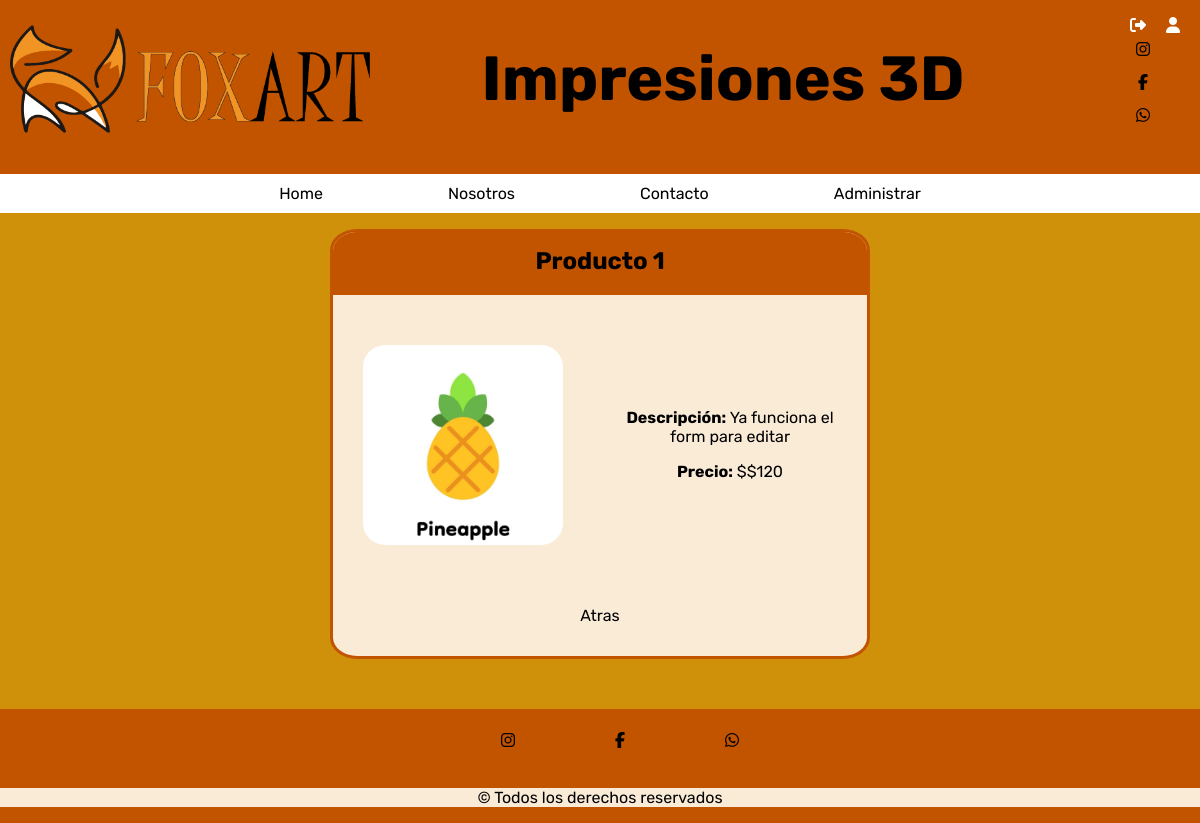
The page /productos/1/producto-1/ (signed in) on the database as committed earlier.
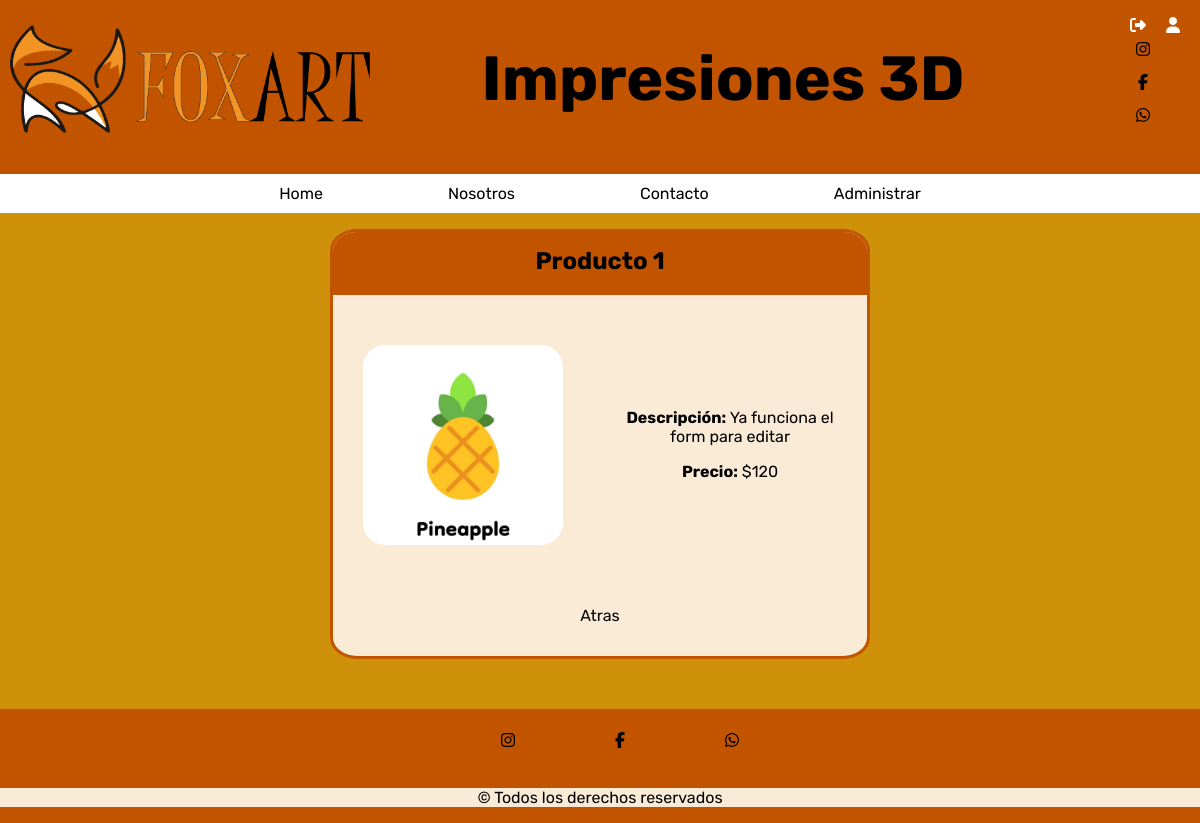
The same page on the database as committed later.
### productos/models.py (models this page shows, shortened)
class Product(models.Model):
    title = models.CharField(max_length=200, verbose_name="Titulo")
    description = models.TextField(verbose_name="Descripción")
    precio = models.CharField(max_length=10, verbose_name='Precio')
    image = models.ImageField(verbose_name="Imagen", upload_to="productos")
    created = models.DateTimeField(auto_now_add=True, verbose_name="Fecha de Creación")
    updated = models.DateTimeField(auto_now=True, verbose_name="Fecha de Modificación")
    class Meta:
        verbose_name = "producto"
        verbose_name_plural = "productos"
        ordering = ["-created"]

### productos/views.py (the view)
# urls.py: path('<int:pk>/<slug:slug>/', ProductDetail.as_view(), name='producto'),
class ProductDetail(DetailView):
    model = Product

### productos/templates/productos/product_detail.html (shortened to what this page needs)
{% extends 'core/base.html' %}
{% load static %}
{% block content %}
<main role="main">
  <div class="catalogo">
    <div class="marco">
    <h2>{{product.title}}</h2>
      <div class="detalles">
        <img src="{{product.image.url|safe}}" alt="{{product.title}}"/>
        <div class="otra">
            <p><b>Descripción:</b> {{product.description|safe}}</p>
            <p><b>Precio:</b> ${{product.precio|safe}}</p>
        </div>
      </div>
      <div class="opciones">
        <p><a href="{% url 'productos:productos' %}">Atras</a></p>
      </div>
    </div>
  </div>
</main>
{% endblock %}

Rows that differ between the two databases and show on the page:
changed Product "Producto 1": precio "$120" → "120"
